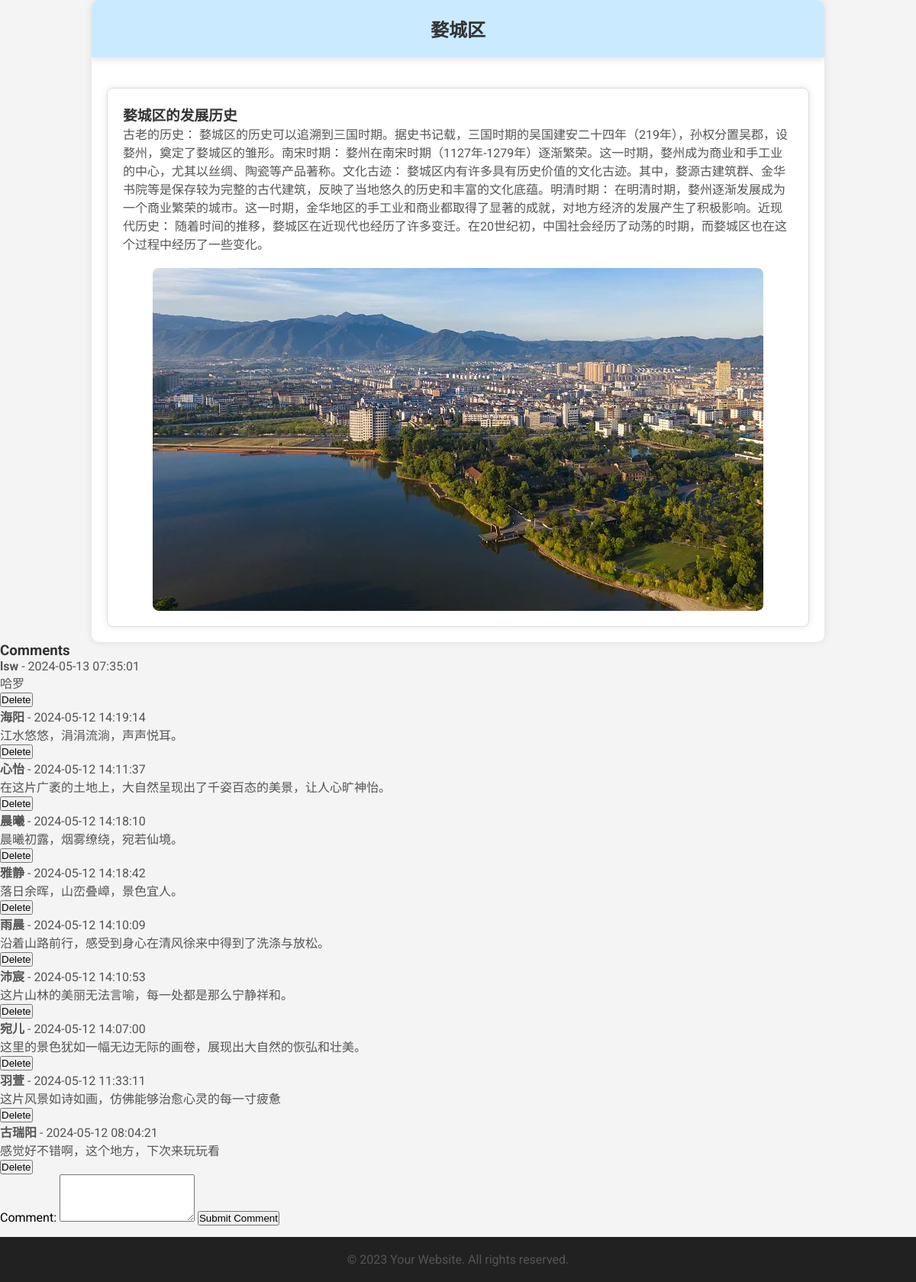
Screenshot of /place_detail.php?region_id=1 with the database file from the repository.
### tables this page shows
CREATE TABLE `region_introductions` (
  `introduction_id` int(11) NOT NULL,
  `region_id` int(11) DEFAULT NULL,
  `title` varchar(255) DEFAULT NULL,
  `content` text
);

CREATE TABLE `regions` (
  `region_id` int(11) NOT NULL,
  `name` varchar(255) DEFAULT NULL,
  `description` text,
  `image_url` varchar(255) DEFAULT NULL
);

CREATE TABLE `region_comments` (
  `comment_id` int(11) NOT NULL,
  `region_id` int(11) DEFAULT NULL,
  `user_id` int(11) DEFAULT NULL,
  `user_name` varchar(50) DEFAULT NULL,
  `comment_text` text,
  `timestamp` timestamp NOT NULL DEFAULT CURRENT_TIMESTAMP
);

CREATE TABLE `users` (
  `id` int(10) UNSIGNED NOT NULL,
  `username` varchar(20) NOT NULL,
  `password` varchar(255) NOT NULL,
  `img` varchar(255) NOT NULL DEFAULT 'moren.gif',
  `sex` tinyint(3) UNSIGNED NOT NULL DEFAULT '1'
);

### place_detail.php (the view, shortened to what this page needs)
<?php
require "config.php";
$region_id = isset($_GET['region_id']) ? $_GET['region_id'] : null;
$sql = "SELECT regions.name as region_name, region_introductions.title, region_introductions.content
        FROM regions
        JOIN region_introductions ON regions.region_id = region_introductions.region_id
        WHERE regions.region_id = ?";
$stmt = $conn->prepare($sql);
$stmt->bind_param("i", $region_id);
$stmt->execute();
$result = $stmt->get_result();
if ($result->num_rows > 0) {
    $row = $result->fetch_assoc();
    $region_name = $row['region_name'];
    $introduction_title = $row['title'];
    $introduction_content = $row['content'];
    $imgSql = "SELECT image_url FROM region_images WHERE region_id = ?";
    $imgStmt = $conn->prepare($imgSql);
    $imgStmt->bind_param("i", $region_id);
    $imgStmt->execute();
    $imgResult = $imgStmt->get_result();
    $images = [];
    if ($imgResult->num_rows > 0) {
        while ($imgRow = $imgResult->fetch_assoc()) {
            $images[] = $imgRow['image_url'];
        }
    }
} else {
    echo "<script>alert('暂无信息，请先浏览其他网页~')</script>";
}
$commentSql = "SELECT comment_id, user_id, comment_text, timestamp FROM region_comments WHERE region_id = ?";
$commentStmt = $conn->prepare($commentSql);
if ($commentStmt) {
    $commentStmt->bind_param("i", $region_id);
    $commentStmt->execute();
    $commentResult = $commentStmt->get_result();
    $comments = [];
    if ($commentResult->num_rows > 0) {
        while ($commentRow = $commentResult->fetch_assoc()) {
            $comments[] = $commentRow;
        }
    }
} else {
    die("Error in comment statement preparation: " . $conn->error);
}
?>
<!DOCTYPE html>
<html lang="en">
<head>
</head>
<link rel="stylesheet" href="./css/place_detail.css">
<body>
    <div class="container">
        <div class="top">
            <h2><?php echo $region_name; ?></h2>
        </div>
        <div class="main">
            <div class="region-detail">
                <h3><?php echo $introduction_title; ?></h3>
                <p><?php echo $introduction_content; ?></p>
                <?php
                foreach ($images as $imageUrl) {
                    echo '<img src="' . $imageUrl . '" alt="Region Image">';
                }
                ?>
            </div>
        </div>
    </div>
    <div class="comments">
        <h3>Comments</h3>
        <ul>
            <?php
            foreach ($comments as $comment) {
                $userId = $comment['user_id'];
                $usernameQuery = "SELECT username FROM users WHERE id = ?";
                $usernameStmt = $conn->prepare($usernameQuery);
                if ($usernameStmt) {
                    $usernameStmt->bind_param("i", $userId);
                    $usernameStmt->execute();
                    $usernameResult = $usernameStmt->get_result();
                    if ($usernameResult->num_rows > 0) {
                        $usernameRow = $usernameResult->fetch_assoc();
                        $username = $usernameRow['username'];
                        echo "<li>";
                        echo "<p><strong>{$username}</strong> - {$comment['timestamp']}</p>";
                        echo "<p>{$comment['comment_text']}</p>";
                        echo '<form method="post" action="">';
                        echo '<button type="submit" name="delete_comment" class="delete-button">Delete</button>';
                        echo '</form>';
                        echo "</li>";
                    }
                } else {
                    die("Error in username statement preparation: " . $conn->error);
                }
            }
            ?>
        </ul>
    </div>
    <form method="post" action="">
        <label for="comment_text">Comment:</label>
        <textarea name="comment_text" rows="4" required></textarea>
        <button type="submit" name="submit_comment" class="submit-button">Submit Comment</button>
    </form>
    <footer>
        <p>&copy; 2023 Your Website. All rights reserved.</p>
    </footer>
</body>
</html>

### css/place_detail.css (style rules this page uses)
* { padding: 0px; margin: 0 auto; }
body { font-family: 'Roboto', sans-serif; background-color: #f4f4f4; margin: 0; padding: 0; }
.container { width: 80%; margin: auto; background-color: #fff; box-shadow: 0 0 10px rgba(0, 0, 0, 0.1); border-radius: 10px; overflow: hidden; }
.top { background-color: #caeaff; color: #fff; text-align: center; padding: 20px; box-shadow: 0 4px 8px rgba(0, 0, 0, 0.1); }
.main { padding: 20px; }
.region-detail { background-color: #fff; border: 1px solid #ddd; padding: 20px; margin-top: 20px; box-shadow: 0 0 10px rgba(0, 0, 0, 0.1); border-radius: 8px; }
h2, h3 { color: #333; }
p { color: #555; }
img { max-width: 100%; height: auto; margin-top: 20px; display: block; border-radius: 8px; transition: transform 0.3s ease-in-out; }
footer { margin-top: 15px; background-color: #212121; color: #fff; text-align: center; padding: 20px; transition: background-color 0.3s ease; }

### rows the page displays
region_introductions: region.name "婺城区", title "婺城区的发展历史", content "古老的历史： 婺城区的历史可以追溯到三国时期。据史书记载，三国时期的吴国建安二十四年（219年），孙权分置吴郡，设婺州，奠定了婺城区的雏形。南宋时期： 婺州在南宋时期（1127年-1279年）逐渐繁荣。这一时期，婺州成为商业和手工业的中心，尤其以丝绸、陶瓷等产品著称。文化古迹： 婺城区内有许多具有历史价值的文化古迹。其中，婺源古建筑群、金华书院等是保存较为完整的古代建筑，反映了当地悠久的历史和丰富的文化底蕴。明清时期： 在明清时期，婺州逐渐发展成为一个商业繁荣的城市。这一时期，金华地区的手工业和商业都取得了显著的成就，对地方经济的发展产生了积极影响。近现代历史： 随着时间的推移，婺城区在近现代也经历了许多变迁。在20世纪初，中国社会经历了动荡的时期，而婺城区也在这个过程中经历了一些变化。"
region_comments: user.username "lsw", timestamp "2024-05-13 07:35:01", comment_text "哈罗"
region_comments: user.username "海阳", timestamp "2024-05-12 14:19:14", comment_text "江水悠悠，涓涓流淌，声声悦耳。"
region_comments: user.username "心怡", timestamp "2024-05-12 14:11:37", comment_text "在这片广袤的土地上，大自然呈现出了千姿百态的美景，让人心旷神怡。"
region_comments: user.username "晨曦", timestamp "2024-05-12 14:18:10", comment_text "晨曦初露，烟雾缭绕，宛若仙境。"
region_comments: user.username "雅静", timestamp "2024-05-12 14:18:42", comment_text "落日余晖，山峦叠嶂，景色宜人。"
region_comments: user.username "雨晨", timestamp "2024-05-12 14:10:09", comment_text "沿着山路前行，感受到身心在清风徐来中得到了洗涤与放松。"
region_comments: user.username "沛宸", timestamp "2024-05-12 14:10:53", comment_text "这片山林的美丽无法言喻，每一处都是那么宁静祥和。"
region_comments: user.username "宛儿", timestamp "2024-05-12 14:07:00", comment_text "这里的景色犹如一幅无边无际的画卷，展现出大自然的恢弘和壮美。"
region_comments: user.username "羽萱", timestamp "2024-05-12 11:33:11", comment_text "这片风景如诗如画，仿佛能够治愈心灵的每一寸疲惫"
region_comments: user.username "古瑞阳", timestamp "2024-05-12 08:04:21", comment_text "感觉好不错啊，这个地方，下次来玩玩看"
